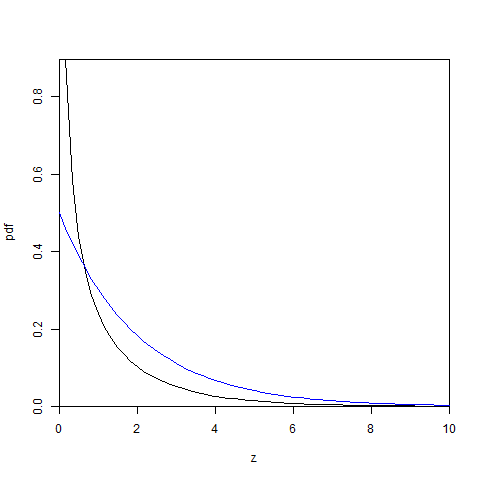

This figure's R source:

par(mfrow = c(1, 1))

# random variable 
z = seq(0, 50, length = 300)

# degrees of freedom
m = c(1,2)

# chi-squared distribution with first moment
plot(z, dchisq(z, m[1]), type = 'l', xlab = "z", ylab = "pdf", xlim = c(0,10), xaxs="i", yaxs="i")
# chi-squared distribution with first and second moment
lines(z, dchisq(z, m[2]), col = "blue")
